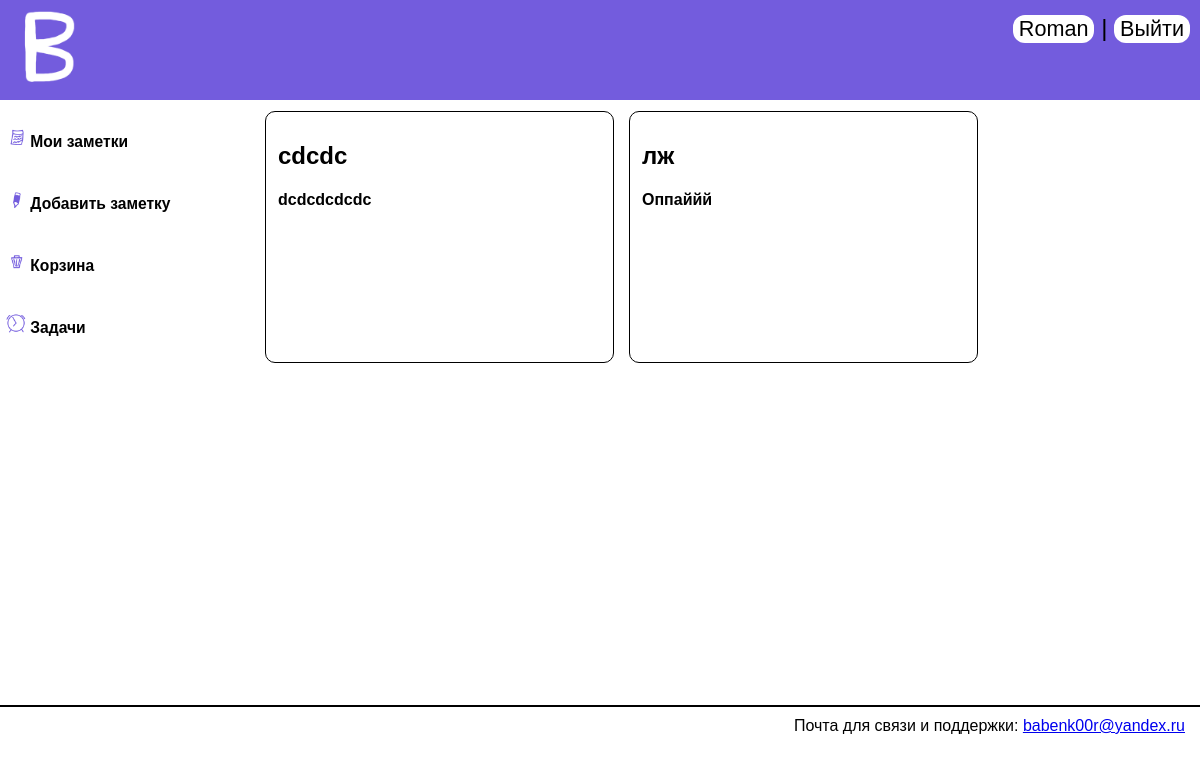
Screenshot of /notes (signed in) with the database file from the repository.
### main/models.py (models this page shows)
class Content(models.Model):
    title = models.CharField(max_length=255, verbose_name="Название записки")
    text = models.TextField(blank=True, verbose_name="Текст записки")
    user_id = models.CharField(max_length=255)
    time_create = models.DateTimeField(auto_now_add=True)
    last_time_update = models.DateTimeField(auto_now=True, verbose_name="Дата последнего изменения")

### main/views.py (the view)
# urls.py: path('notes', notes, name='notes'),
def notes(request):
    content = Content.objects.filter(user_id=request.user.id)
    return render(request, 'main/notes.html', {'menu': menu, 'title': 'Мои заметки', 'content': content})

### main/templates/main/notes.html
{% extends 'main/base.html' %}
{% block content %}
{% if content %}
    {% for i in content %}
    <a href="{% url 'check_note' i.pk %}"><div class="note-block">
        <h2>{{ i.title }}</h2>
        <h4>{{ i.text }}</h4>
    </div></a>
    {% endfor %}
{% else %}
    <div>Упс, похоже вы пока не добавили ни одной заметки(</div>
    <a href="{% url 'newnote' %}"><button class="bbutton">Добавить заметку</button></a>
{% endif %}
{% endblock %}

### main/templates/main/base.html (shortened to what this page needs)
{% load static %}
<!DOCTYPE html>
<html lang="ru">
    <head>
	<link rel="stylesheet" href="{% static 'main/css/styles.css' %}">
    </head>
    <body>
        <div class="header">
            <a href="{% url 'main' %}" ><img class='logo' src="{% static 'main/images/logo.png' %}"></a>
            {% if request.user.is_authenticated %}
            <div class="user-block">
                <div id="user-block"><a href="{% url 'main' %}"><button class="rbutton">{{ user.username }}</button><a></a> | <a href="{% url 'logout' %}"><button class="rbutton">Выйти</button></a></div>
            </div>
            {% else %}
            <div class="user-block">
                <div id="user-block"><a href="{% url 'login' %}"><button class="rbutton">Войти</button></a> | <a href="{% url 'registration' %}"><button class="rbutton">Зарегистрироваться</button></a></div>
            </div>
            {% endif %}
        </div>
        <div class="clearfix">
        <div class="notes">
            <div class="inner-notes">
                {% for p in menu %}
                    <a href="{% url p.url %}"><button class="button"><h3><img class="Mlogo" src="{% static 'main/images/' %}{{ p.logo_url }}">    {{ p.title }}</h3></button></a>
                {% endfor %}
            </div>
        </div>
        <div class="content">
            <div class="inner-content">
                {% block content %}{% endblock content %}
            </div>
        </div>
        </div>
        <div class="footer">
            <div class="inner-footer">Почта для связи и поддержки: <a href="mailto:babenk00r@yandex.ru">babenk00r@yandex.ru</a></div>
        </div>
    </body>
</html>

### main/static/main/css/styles.css (style rules this page uses)
html, body { font-family: 'arial'; margin: 0px; }
.header { background: #735CDD; height: 100px; margin-bottom: 5px; }
.notes { float: left; width: 20%; }
.inner-notes { background: white; min-height: 600px; }
.content { float: left; width: 80%; }
.inner-content { background: white; margin-left: 10xp; min-height: 555px; margin-left: 10px; }
.footer { height: 32px; border-top: 2px solid black; }
.inner-footer { background: FBFEF9; margin-top: 10px; height: 32px; float: right; margin-right: 15px; }
.clearfix:after { visibility: hidden; display: block; font-size: 0; content: " "; clear: both; height: 0; }
.clearfix { display: inline-block; }
.clearfix { display: block; }
.logo { background: url('../images/logo.png') no-repeat 10px 5px; width: 70px; height: 60px; }
.button { border-radius: 12px; border-style: none; margin-top: 5px; width: 100%; background-color: white; text-align: left; }
.rbutton { border-radius: 12px; background-color: white; border-style: none; margin-top: 5px; font-size: 0.9em; }
.note-block { background-color: white; color: black; border: 1px solid black; height: 230px; width: 325px; float: left; padding: 10px; padding-left: 12px; border-radius: 10px; margin-top: 6px; margin-left: 15px; margin-bottom: 10px; }
.user-block { float: right; margin-right: 10px; }
#user-block { margin-top: 10px; font-size: 1.5em; }
.logo { height: 100px; width: 100px; }
.Mlogo { width: 20px; height: 20px; }

### rows the page displays
Content: title "cdcdc", text "dcdcdcdcdc"
Content: title "лж", text "Оппаййй"

### other values shown
{{ user.username }} "Roman"
{{ p.title }} "Мои заметки" "Добавить заметку" "Корзина" "Задачи"
